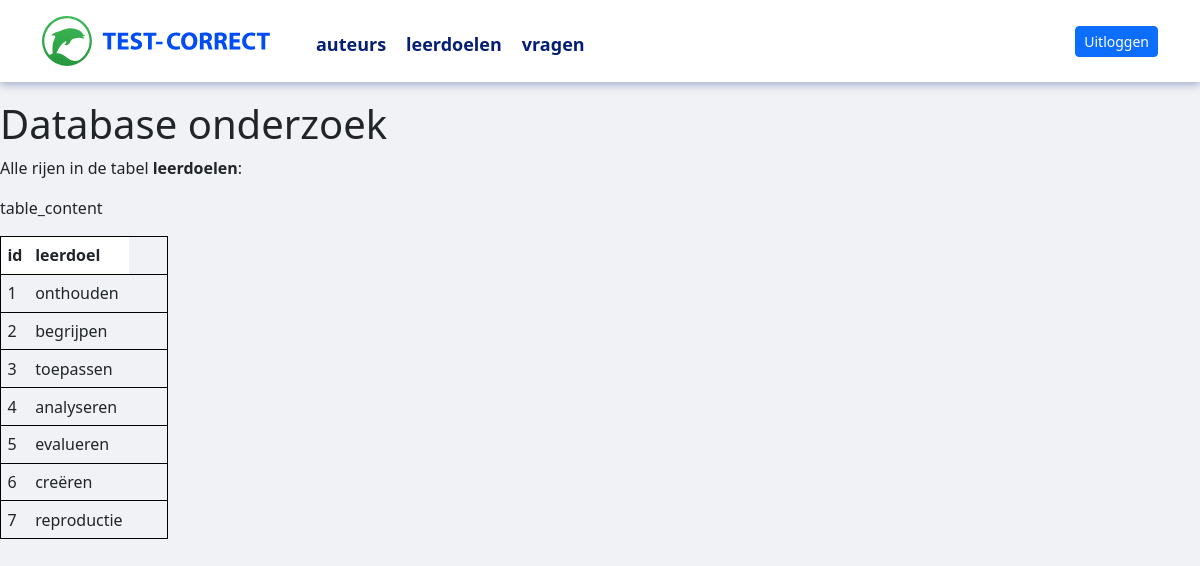
Page /table_details/leerdoelen on the committed database.
### tables this page shows
CREATE TABLE `leerdoelen` (
  `id` integer NOT NULL
,  `leerdoel` text DEFAULT NULL
);

### app.py (the view)
@app.route("/table_details/<table_name>")
def table_content(table_name=None):
    if not table_name:
        return "Missing table name", 400  # HTTP 400 = Bad Request
    else:
        tables = dbm.get_table_list()
        rows, column_names = dbm.get_table_content(table_name)
        return render_template(
            "table_details.html", rows=rows, columns=column_names, table_name=table_name, table_list=tables
        )

### lib/tablemodel.py (called while the page is built)
    def get_table_list(self):
        cursor = sqlite3.connect(self.database_file).cursor()
        cursor.execute("SELECT name FROM sqlite_master WHERE type='table'")
        tables = [table[0] for table in cursor.fetchall()]
        return tables

    def get_table_content(self, table_name):
        cursor = sqlite3.connect(self.database_file).cursor()
        cursor.execute(f"SELECT * FROM {table_name} ")
        table_headers = [column_name[0] for column_name in cursor.description]
        table_content = cursor.fetchall()
        return table_content, table_headers

### templates/table_details.html (shortened to what this page needs)
<!DOCTYPE html>
<html lang="en">
<head>
    <link rel="stylesheet" href="/static/basic.css" type="text/css">
    <link rel="stylesheet" href="/static/main.css" type="text/css">
    <link href="https://cdn.jsdelivr.net/npm/bootstrap@5.2.3/dist/css/bootstrap.min.css" rel="stylesheet">
</head>
<body>
{% include 'header.html' %}
<main>
    <h1>Database onderzoek</h1>
    <p>Alle rijen in de tabel <b>{{ table_name }}</b>:</p>
    {{ request.endpoint }}
    <table>
        <thead>
        <tr>
            {% for column in columns %}
            <th>{{ column }}</th>
            {% endfor %}
        </tr>
        </thead>
        <tbody>
        {% for row in rows %}
        <tr>
            {% for field in row %}
            <td>{{ field }}</td>
            {% endfor %}
            <td>
            <td>
            </td>
            <td>
            </td>
            </td>
        </tr>
        {% endfor %}
        </tbody>
    </table>
</main>
</body>
</html>

### static/basic.css (style rules this page uses)
* { box-sizing: border-box }
:root { --sans: 1em/1.6 system-ui, -apple-system, BlinkMacSystemFont, Segoe UI, Roboto, Oxygen, Ubuntu, Cantarell, Droid Sans, Helvetica Neue, Fira Sans, sans-serif; --mono: SFMono-Regular, Consolas, 'Liberation Mono', Menlo, Courier, 'Courier New', monospace; --c1:#0074d9; --c2:#eee; --c3:#fff; --c4:#000; --c5:#fff; --m1: 8px; --rc: 8px; }
html { -ms-text-size-adjust: 100%; -webkit-text-size-adjust: 100%; }
body { margin: 0; font: var(--sans); font-weight: 400; font-style: normal; text-rendering: optimizeLegibility; -webkit-font-smoothing: antialiased; background-color: rgba(240, 242, 245, 1) !important; color: var(--c4); padding-top: 100px; }
h1,h2,h3,h4,h5,h6 { margin: 0.6em 0; font-weight: normal }
h1 { font-size: 2.625em; line-height: 1.2 }
table { border-collapse: collapse; border-spacing: 0; margin:1em 0 }
th, td { text-align: left; vertical-align: top; border: 1px solid; padding: 0.4em }
thead,tfoot { background: var(--c2) }
main,footer { margin: 0 auto; width: 100%; text-align: left; padding: 0 0px; }

### static/main.css (style rules this page uses)
th { background-color: white; }
tr { border: solid black 1px !important; }

### rows in the picture
leerdoelen: row "1", leerdoel "onthouden"
leerdoelen: row "2", leerdoel "begrijpen"
leerdoelen: row "3", leerdoel "toepassen"
leerdoelen: row "4", leerdoel "analyseren"
leerdoelen: row "5", leerdoel "evalueren"
leerdoelen: row "6", leerdoel "creëren"
leerdoelen: row "7", leerdoel "reproductie"

### other values in the picture
{{ table }} "auteurs" "leerdoelen" "vragen"
{{ table_name }} "leerdoelen"
{{ request.endpoint }} "table_content"
{{ column }} "id" "leerdoel"
